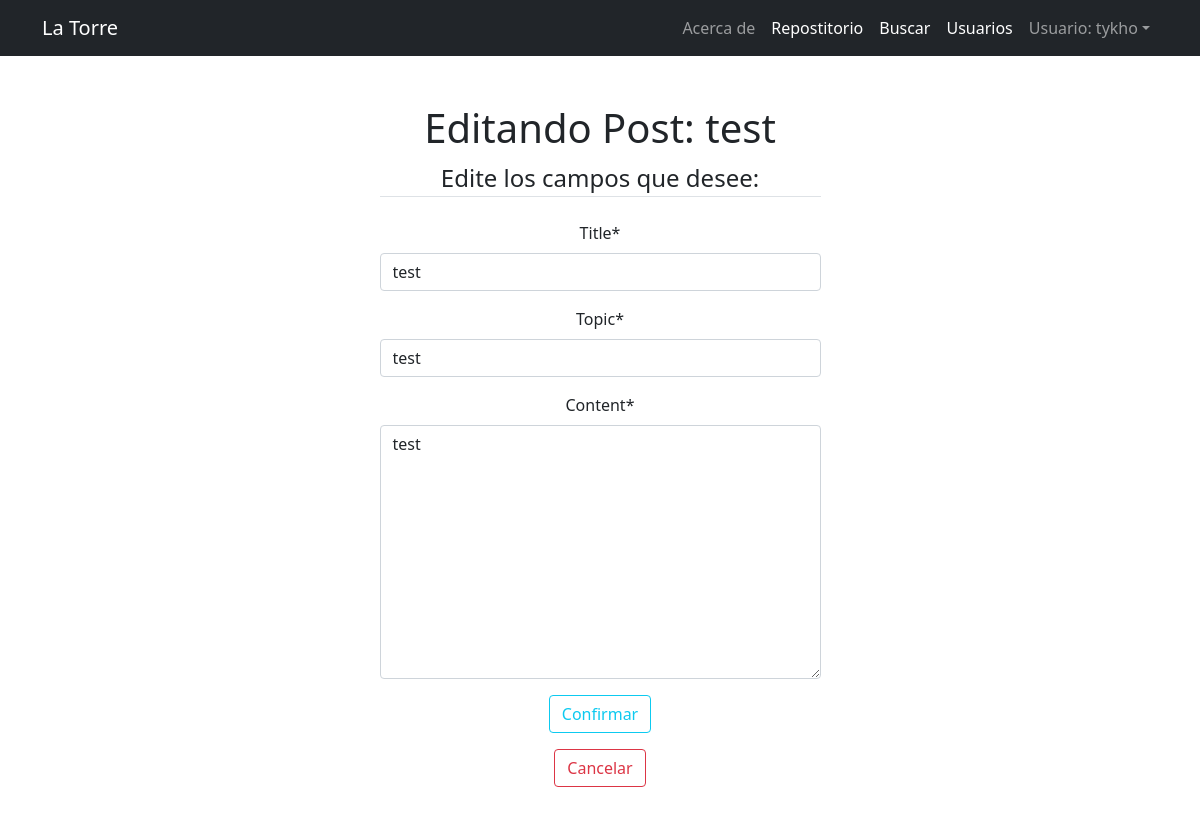
The app's page /post/editar_contenido/2/ (signed in), older data.
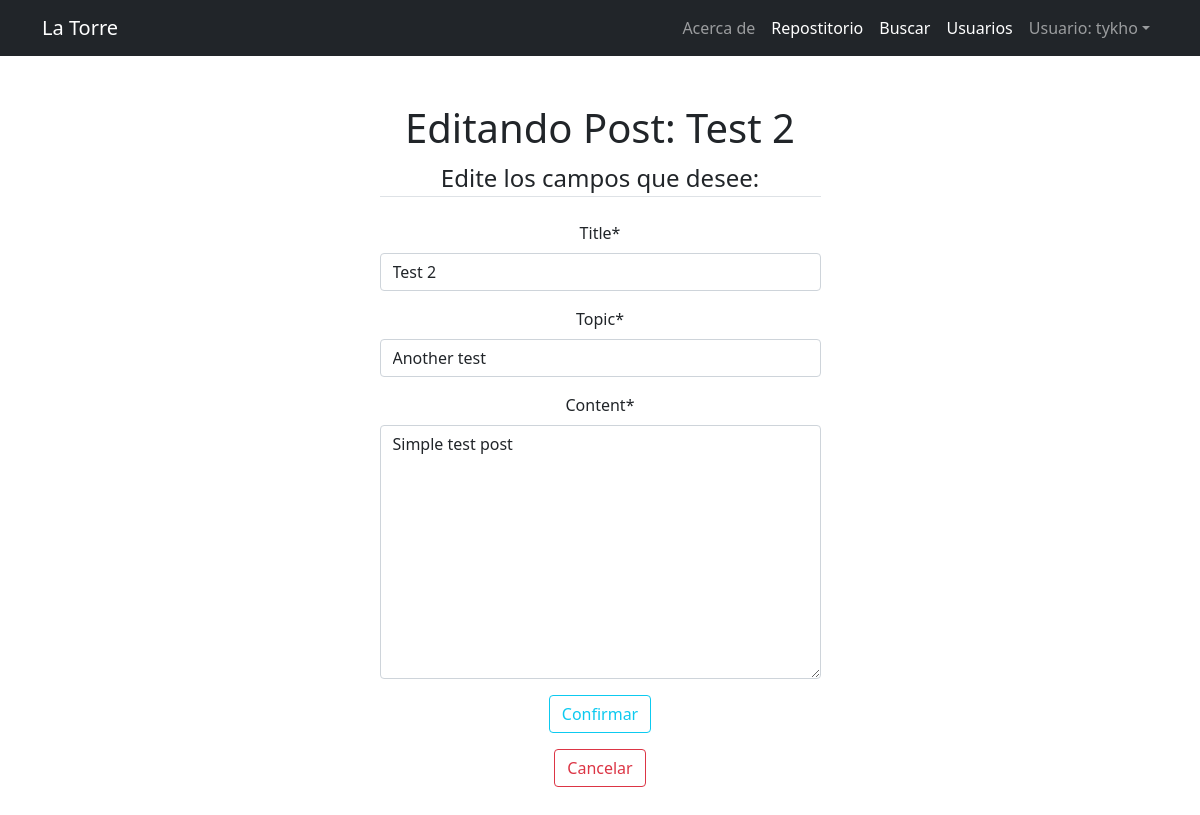
The same page, newer data.
### blog/models.py (models this page shows, shortened)
class Post(models.Model):
    title = models.CharField(max_length=100)
    author = models.ForeignKey(User, on_delete=models.CASCADE)
    topic = models.CharField(max_length=200)
    foto_post = models.ImageField(default='default-post.jpg',
                                  upload_to='post-pics')
    date_posted = models.DateTimeField(default=timezone.now)
    content = models.TextField()

### blog/views.py (the view)
# urls.py: path('post/editar_contenido/<int:pk>/', views.PostUpdate.as_view(), name='Post-Update'),
class PostUpdate(UserPassesTestMixin, SuccessMessageMixin, UpdateView):
    model = Post
    template_name = "blog/post_update.html"
    fields = (
        'title',
        'topic',
        'content'
    )
    success_message = "Post editado con éxito."
    extra_context = {
        'title': "Editar Post",
    }
    def test_func(self):
        return self.request.user.is_authenticated and (
            self.request.user.is_staff
            or self.request.user.id == self.request.user.profile.id
        )

### blog/templates/blog/post_update.html (shortened to what this page needs)
{% extends 'blog/base.html' %}
{% load crispy_forms_tags %}
{% block content %}
        <h1>Editando Post: {{ post.title }}</h1>
        <div class="container container-md mb-5 col col-5">
          <form action="" method="POST">
            <fieldset class="form-group">
              <legend class="border-bottom mb-4">Edite los campos que desee:</legend>
              {{ form|crispy }}
            </fieldset>
            <div class="form-group">
              <button class="btn btn-outline-info" type="submit">Confirmar</button>
            </div>
          </form>
          <div class="pt-3">
            <a href="{% url 'Post-List' %}"><button class="btn btn-outline-danger">Cancelar</button></a>
          </div>
        </div>
{% endblock content %}

Row changes from the older to the newer data that the page shows:
changed Post: title "test" → "Test 2"; topic "test" → "Another test"; content "test" → "Simple test post"
